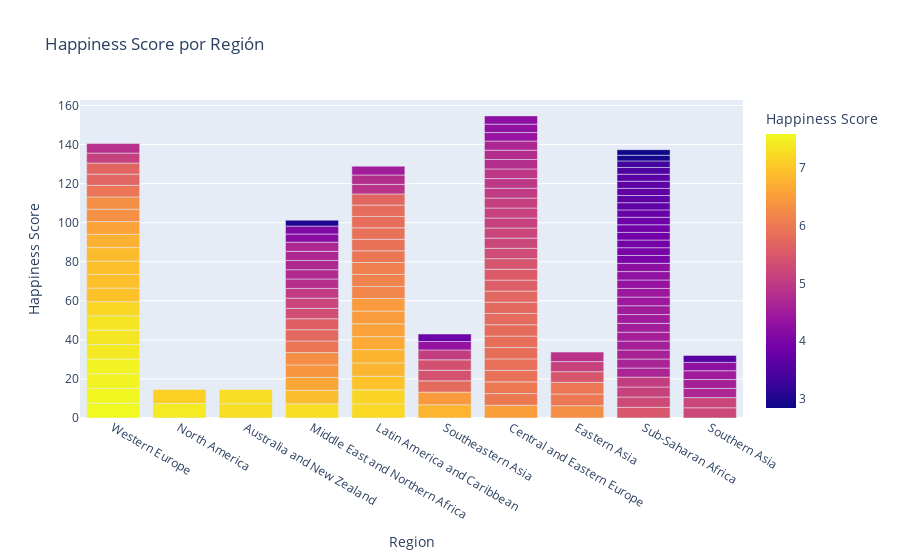

Notebook cell for this chart:
### Code cell
figregion15 = px.bar(        
        df15,
        x = "Region",
        y = "Happiness Score",
        title = "Happiness Score por Región",
        color="Happiness Score")
figregion15

### Figure 1 — Plotly figure (JSON) as saved in the notebook; plotly's stock layout.template omitted (floating-point values rounded to 4 significant figures; data arrays with more than 128 entries replaced by an {"elided": "..."} marker saying what was removed)
{"data": [{"alignmentgroup": "True", "hovertemplate": "Region=%{x}<br>Happiness Score=%{marker.color}<extra></extra>", "legendgroup": "", "marker": {"color": {"elided": "148 float values"}, "coloraxis": "coloraxis", "pattern": {"shape": ""}}, "name": "", "offsetgroup": "", "orientation": "v", "showlegend": false, "textposition": "auto", "type": "bar", "x": {"elided": "148 str values"}, "xaxis": "x", "y": {"elided": "148 float values"}, "yaxis": "y"}], "layout": {"barmode": "relative", "coloraxis": {"colorbar": {"title": {"text": "Happiness Score"}}, "colorscale": [[0, "#0d0887"], [0.1111, "#46039f"], [0.2222, "#7201a8"], [0.3333, "#9c179e"], [0.4444, "#bd3786"], [0.5556, "#d8576b"], [0.6667, "#ed7953"], [0.7778, "#fb9f3a"], [0.8889, "#fdca26"], [1, "#f0f921"]]}, "legend": {"tracegroupgap": 0}, "title": {"text": "Happiness Score por Región"}, "xaxis": {"anchor": "y", "domain": [0, 1], "title": {"text": "Region"}}, "yaxis": {"anchor": "x", "domain": [0, 1], "title": {"text": "Happiness Score"}}}}
